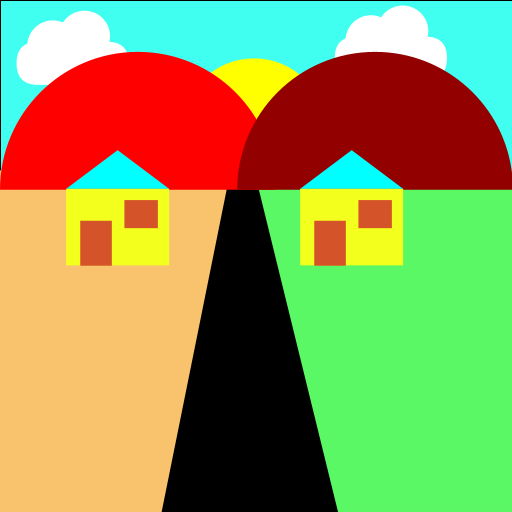
Frame 1 (no input)
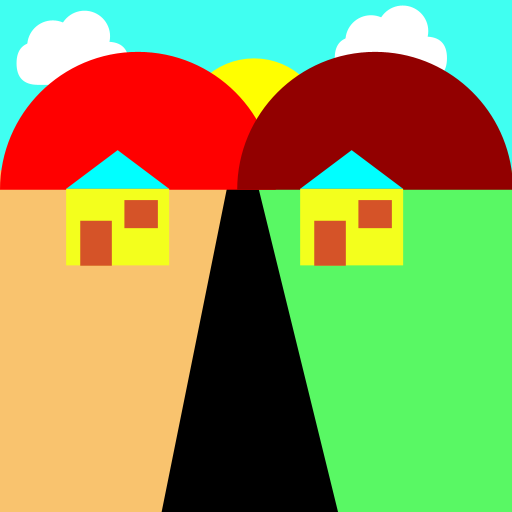
Frame 60 (the mouse pressed at the canvas centre just before this capture)
Frame 120 (the mouse held since frame 60 and released just before this capture): identical to frame 60, image omitted

The Processing sketch that drew these frames (run headless with seeded random() and noise(); from frame 60 on, the mouse is pressed at the canvas centre):

// Processing sketch: posttest1
// ── posttest1.pde
void setup() {
    size(512, 512);
}

void draw() {
    langit();
    awan(16.542, 10.699);
    awan(334.740, 5.537);
    matahari();
    tanah(0, 170.336, #f9c36e);
    tanah(248.523, 170.336, #59f864);
    jalan();
    gunung(0, 51.861, #ff0000);
    gunung(237.199, 51.861, #920000);
    rumah(66.157, 150.138);
    rumah(300.157, 150.138);
    
}

void gunung(float xx, float yy, color colour) {
    
    /* 
    Karena arc yang saya buat adalah setengah lingkaran, jadi width = height
    (nyesuaikan radius)
    */
    float width = 275.801; 
    float height = width;
    /* 
    Karena arc (0,0) ada di tengah, jadi width/2 
    untuk dapat (0,0) atau di pojok kiri-atas. Lalu tambahkan dengan (x,y)
    sesuka kalian.
    */
    float x = (width / 2) + xx; 
    float y = (width / 2) + yy;
    fill(colour);
    noStroke();
    arc(x, y, width, height, PI, TWO_PI);
}

void matahari() {
    /* 
    Penjelasan Matahari sama seperti gunung bedanya cuma di ukuran.
    */
    fill(#ffff00);
    noStroke();
    arc(73 + 181.039, 73 + 57.354, 143.969, 143.969, PI, TWO_PI);
}

void langit() {
    // Langit cuman persegi empat biasa yang berwaena biru
    fill(#40fff1);
    rect(0, 0, 512.000, 190.336);
}

void awan(float xx, float yy) {
    float x_rect = 0 + xx;
    float y_rect = 31.065 + yy;
    float w_rect = 112.237;
    float h_rect = 43.090;
    noStroke();
    
    fill(#ffffff);
    rect(x_rect, y_rect, w_rect, h_rect, 100);
    
    float wh = 51.108;
    // Ini adalah (x, y) untuk lingkaran pertama
    // Penjelasan lingkaran sama seperti arc
    float x_circle = xx +  10.689 + (wh / 2);
    float y_circle = yy + 9.687 + (wh / 2);
    for (int i = 0; i < 2; i++) {
        fill(#ffffff);
        ellipse(x_circle, y_circle, wh, wh);
        
        // Ini adalah (x, y) untuk lingkaran lingkaran kedua
        x_circle = xx + 42.423 + (wh / 2);
        y_circle = yy + 0 + (wh / 2);
    }
}

void jalan() {
    // Dari dokumentasi
    fill(#000000);
    float x = 40;
    float y = 160;
    quad(189 + x, 18 + y, 216 + x, 18 + y, 300 + x, 360 + y, 120 + x, 360 + y);
}

void tanah(float x, float y, color colour) {
    float w = 263.477;
    float h = 341.648;
    
    fill(colour);
    rect(x, y, w, h);
    
}

void rumah(float x, float y) {
    float wAtap = 102.987;
    float hAtap = 38.677;
    
    // Atap
    /* 
    Segitiga memiliki 3 titik , 
    (x1, y1) di kiri bawah
    (x2, y2) di atas
    (x3, y3) di kanan bawah
    Pertama, cari dulu (0, 0)
    Untuk x1 dan y2 bernilai 0, karena
    yang bersentuhan dengan titik (0, 0) adalah mereka.
    y1 = y3 = hAtap karena ada di bawah
    x2 = wAtap/2 karena ada di tengah
    x3 = wAtap karena ada di ujung kanan.
    Semua ditambahkan dengan (x, y) supaya gampang dipindah
    
    */
    fill(#00ffff);
    triangle(0 + x, hAtap + y, wAtap / 2 + x, 0 + y, wAtap + x, hAtap + y);
    
    // Dinding
    fill(#f3ff1d);
    rect(0 + x, hAtap + y, 102.988, 76.547);
    
    // Pintu
    fill(#d55328);
    rect(14.091 + x, hAtap + 31.94 + y, 31.592, 44.986);
    
    // Jendela
    rect(58.244 + x, hAtap + 11.273 + y, 33.471, 28.077);
    
    
    
}
